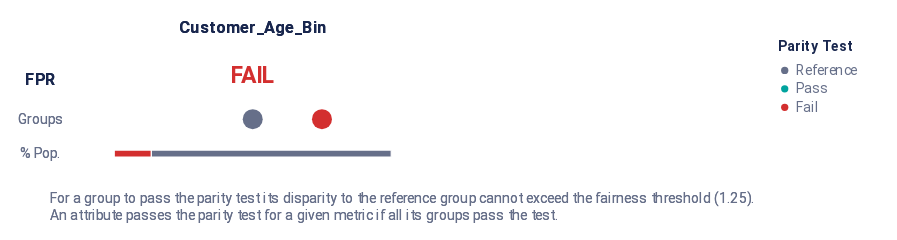

The cell this chart's notebook holds for it:
### Markdown cell above
We will now perform the fairness audit:

### Code cell
from aequitas.group import Group
from aequitas.plot import summary

g = Group()
disparities = g.calculate_disparities(audit_df, "score", "label", [fairness_column], {fairness_column: reference_group})

summary(disparities, [fairness_metric])

### Figure 1 — Vega-Lite specification as saved in the notebook (floating-point values rounded to 4 significant figures)
{"config": {"view": {"continuousWidth": 400, "continuousHeight": 300, "strokeWidth": 0}, "legend": {"labelColor": "rgb(102, 111, 137)", "labelFont": "Roboto, Arial, sans-serif", "labelFontSize": 12, "rowPadding": 4, "symbolSize": 40, "titleBaseline": "top", "titleColor": "rgb(25, 39, 78)", "titleFont": "Roboto, Arial, sans-serif", "titleFontSize": 12, "titleFontWeight": "bold", "titlePadding": 8}}, "vconcat": [{"hconcat": [{"vconcat": [{"mark": {"type": "text", "align": "center", "baseline": "middle", "color": "rgb(25, 39, 78)", "font": "Roboto, Arial, sans-serif", "fontWeight": "bold", "size": 14}, "encoding": {"text": {"value": ""}}, "height": 19.5, "width": 32.0}, {"layer": [{"mark": {"type": "text", "align": "center", "baseline": "middle", "color": "rgb(25, 39, 78)", "font": "Roboto, Arial, sans-serif", "fontWeight": "bold", "size": 14}, "encoding": {"text": {"value": "FPR"}, "y": {"axis": {"domain": false, "grid": false, "labels": false, "ticks": false, "title": null}, "field": "y_position", "scale": {"domain": [3, 1]}, "type": "quantitative"}}, "transform": [{"calculate": "1.2", "as": "y_position"}]}, {"mark": {"type": "text", "align": "center", "baseline": "middle", "color": "rgb(102, 111, 137)", "font": "Roboto, Arial, sans-serif", "size": 12}, "encoding": {"text": {"value": "Groups"}, "y": {"axis": {"domain": false, "grid": false, "labels": false, "ticks": false, "title": null}, "field": "y_position", "scale": {"domain": [3, 1]}, "type": "quantitative"}}, "transform": [{"calculate": "2", "as": "y_position"}]}, {"mark": {"type": "text", "align": "center", "baseline": "middle", "color": "rgb(102, 111, 137)", "font": "Roboto, Arial, sans-serif", "size": 12}, "encoding": {"text": {"value": "% Pop."}, "y": {"axis": {"domain": false, "grid": false, "labels": false, "ticks": false, "title": null}, "field": "y_position", "scale": {"domain": [3, 1]}, "type": "quantitative"}}, "transform": [{"calculate": "2.7", "as": "y_position"}]}], "height": 84.5, "width": 32.0}], "bounds": "flush", "data": {"name": "data-79dd248bdaa0ea02c535240e8ad022c8"}, "spacing": 26.0}, {"hconcat": [{"vconcat": [{"data": {"name": "data-79dd248bdaa0ea02c535240e8ad022c8"}, "mark": {"type": "text", "align": "center", "baseline": "middle", "color": "rgb(25, 39, 78)", "font": "Roboto, Arial, sans-serif", "fontWeight": "bold", "size": 14}, "encoding": {"text": {"value": "Customer_Age_Bin"}}, "height": 19.5, "width": 240.0}, {"layer": [{"data": {"name": "data-0648884f34076ca4404072fa7f837079"}, "mark": {"type": "text", "align": "center", "baseline": "middle", "font": "Roboto, Arial, sans-serif", "fontWeight": "bold", "size": 20}, "encoding": {"color": {"field": "parity_result", "legend": {"offset": 0, "padding": 20, "title": "Parity Test"}, "scale": {"domain": ["Reference", "Pass", "Fail"], "range": ["rgb(102, 111, 137)", "rgb(0, 163, 158)", "rgb(211, 47, 47)"]}, "type": "ordinal"}, "text": {"value": "FAIL"}, "y": {"axis": {"domain": false, "grid": false, "labels": false, "ticks": false, "title": null}, "field": "y_position", "scale": {"domain": [3, 1]}, "type": "quantitative"}}, "transform": [{"calculate": "1", "as": "y_position"}]}, {"data": {"name": "data-c25ba822395f53cc57f2374d7b4218f0"}, "mark": {"type": "bar", "size": 6, "stroke": "white"}, "encoding": {"color": {"field": "fpr_parity_result", "legend": null, "scale": {"domain": ["Reference", "Pass", "Fail"], "range": ["rgb(102, 111, 137)", "rgb(0, 163, 158)", "rgb(211, 47, 47)"]}, "type": "ordinal"}, "tooltip": [{"field": "fpr_parity_result", "title": "Parity", "type": "nominal"}, {"field": "tooltip_group_size", "title": "Size", "type": "nominal"}, {"field": "tooltip_groups_name_size", "title": "Groups", "type": "nominal"}], "x": {"aggregate": "sum", "axis": {"domain": false, "grid": false, "labels": false, "ticks": false, "title": null}, "field": "group_size", "stack": "normalize", "type": "quantitative"}, "y": {"axis": {"domain": false, "grid": false, "labels": false, "ticks": false, "title": null}, "field": "y_position", "scale": {"domain": [3, 1]}, "type": "quantitative"}}, "transform": [{"calculate": "2.8", "as": "y_position"}]}, {"data": {"name": "data-6ac2eafeea7bc7eb7ee0ecdc18773e4c"}, "mark": {"type": "circle", "opacity": 1}, "encoding": {"color": {"field": "fpr_parity_result", "legend": null, "scale": {"domain": ["Reference", "Pass", "Fail"], "range": ["rgb(102, 111, 137)", "rgb(0, 163, 158)", "rgb(211, 47, 47)"]}, "type": "ordinal"}, "size": {"value": 300}, "tooltip": [{"field": "attribute_value", "title": "Group", "type": "nominal"}, {"field": "tooltip_group_size", "title": "Group Size", "type": "nominal"}, {"field": "tooltip_parity_test_explanation_fpr", "title": "Parity Test", "type": "nominal"}, {"field": "tooltip_disparity_explanation_fpr", "title": "Disparity", "type": "nominal"}, {"field": "fpr", "format": ".2f", "title": "FPR", "type": "quantitative"}], "x": {"axis": {"domain": false, "grid": false, "labels": false, "ticks": false, "title": null}, "field": "fpr_disparity_rank", "scale": {"domain": [-2, 2], "nice": false}, "type": "quantitative"}, "y": {"axis": {"domain": false, "grid": false, "labels": false, "ticks": false, "title": null}, "field": "y_position", "scale": {"domain": [3, 1]}, "type": "quantitative"}}, "transform": [{"calculate": "2", "as": "y_position"}]}], "height": 84.5, "resolve": {"scale": {"x": "independent"}}, "width": 240.0}], "bounds": "flush", "spacing": 26.0}], "bounds": "flush", "spacing": 288.0}], "bounds": "flush", "spacing": 80.0}, {"layer": [{"mark": {"type": "text", "align": "left", "baseline": "top", "fill": "rgb(102, 111, 137)", "font": "Roboto, Arial, sans-serif", "fontSize": 12, "fontWeight": "normal"}, "encoding": {"text": {"value": "For a group to pass the parity test its disparity to the reference group cannot exceed the fairness threshold (1.25)."}, "x": {"value": 24.0}, "y": {"value": 0}}}, {"mark": {"type": "text", "align": "left", "baseline": "top", "fill": "rgb(102, 111, 137)", "font": "Roboto, Arial, sans-serif", "fontSize": 12, "fontWeight": "normal"}, "encoding": {"text": {"value": "An attribute passes the parity test for a given metric if all its groups pass the test."}, "x": {"value": 24.0}, "y": {"value": 15.0}}}], "data": {"name": "data-79dd248bdaa0ea02c535240e8ad022c8"}}], "padding": 15, "usermeta": {"embedOptions": {"scaleFactor": 5, "downloadFileName": "summary_chart"}}, "$schema": "https://vega.github.io/schema/vega-lite/v4.17.0.json", "datasets": {"data-79dd248bdaa0ea02c535240e8ad022c8": [{"a": 1, "b": 0}, {"a": 1, "b": 0}], "data-0648884f34076ca4404072fa7f837079": [{"parity_result": "Fail"}], "data-c25ba822395f53cc57f2374d7b4218f0": [{"fpr_parity_result": "Fail", "attribute_name": "customer_age_bin", "total_entities": 15000, "group_size": 2010, "tooltip_groups_name_size": "1 (2,010)", "tooltip_group_size": "2,010 (13.40%)"}, {"fpr_parity_result": "Reference", "attribute_name": "customer_age_bin", "total_entities": 15000, "group_size": 12990, "tooltip_groups_name_size": "0 (12,990)", "tooltip_group_size": "12,990 (86.60%)"}], "data-6ac2eafeea7bc7eb7ee0ecdc18773e4c": [{"attribute_name": "customer_age_bin", "attribute_value": "0", "group_size": 12990, "total_entities": 15000, "ref_group_value": "0", "fpr": 0.04032, "fpr_disparity": 1.0, "fpr_disparity_scaled": 0.0, "fpr_parity_result": "Reference", "tooltip_parity_test_explanation_fpr": "Reference group", "tooltip_disparity_explanation_fpr": "Reference group", "tooltip_group_size": "12,990 (86.60%)", "fpr_disparity_rank": 0.0, "group_size_formatted": "12,990", "tooltip_groups_name_size": "0 (12,990)"}, {"attribute_name": "customer_age_bin", "attribute_value": "1", "group_size": 2010, "total_entities": 15000, "ref_group_value": "0", "fpr": 0.128, "fpr_disparity": 3.173, "fpr_disparity_scaled": 2.173, "fpr_parity_result": "Fail", "tooltip_parity_test_explanation_fpr": "Fail. Above fairness threshold of 1.25", "tooltip_disparity_explanation_fpr": "3.17 times larger FPR than the reference group", "tooltip_group_size": "2,010 (13.40%)", "fpr_disparity_rank": 1.0, "group_size_formatted": "2,010", "tooltip_groups_name_size": "1 (2,010)"}]}}
